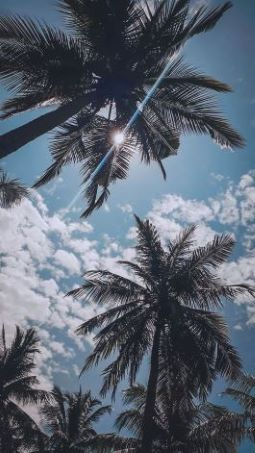
#> input picture image/resize1.jpg, 255 x 453 px
$ python metode_pengurangan.py
#> lines starting #> are read from the running program, lines starting #| are printed output that depends on the picture
import cv2

# load 2 image
img1 = cv2.imread('image/resize1.jpg')
#> img1 is the input picture: shape (453, 255, 3); mean B, G, R 113, 100, 90.7
img2 = cv2.imread('image/resize2.jpg')
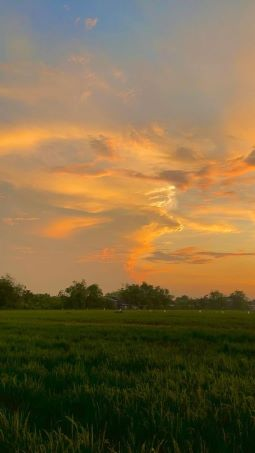
#> input picture image/resize2.jpg, 255 x 453 px
#> img2 is the input picture: shape (453, 255, 3); mean B, G, R 68.2, 104.8, 125.4

# same size image
if img1.shape != img2.shape:
    print('different size image')
else:
    #result
    result = cv2.subtract(img1, img2)
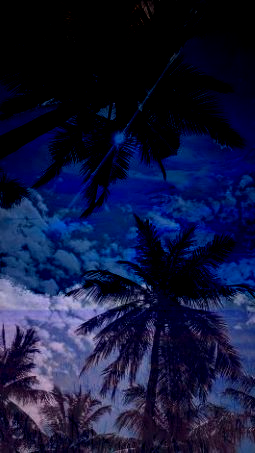
#> result: shape (453, 255, 3); mean B, G, R 59.9, 24, 19.2
    cv2.imshow('Result', result)
    cv2.waitKey(0)
    cv2.destroyAllWindows()
